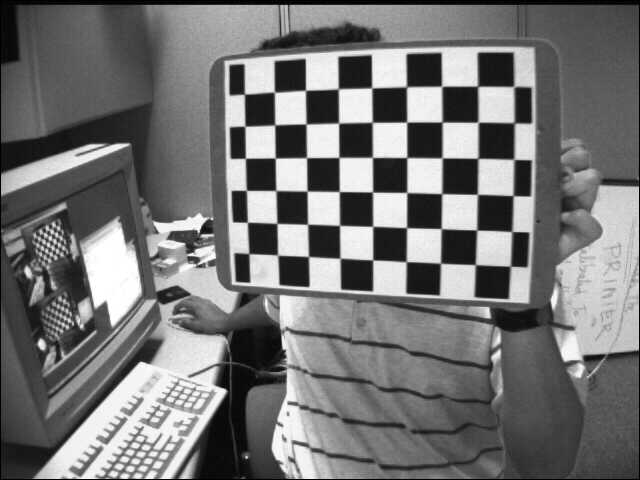
#> input picture Notes/class_9/left01.jpg, 640 x 480 px; its folder holds only this picture in this run
$ python rectify_stereo.py   (older library calls are emulated)
#> lines starting #> are read from the running program, lines starting #| are printed output that depends on the picture
## This is course material for Introduction to Modern Artificial Intelligence
## Class 9 Example code: rectify_stereo.py
## Author: Allen Y. Yang,  Intelligent Racing Inc.
##
## (c) Copyright 2020. Intelligent Racing Inc. Not permitted for commercial use
import numpy as np
import cv2
import os
from matplotlib import pyplot as plt

#打开文件,初始化存储数据
path = os.path.dirname(os.path.abspath(__file__))
data = np.load(path+'/stereo_parameters.npz')
#> (reads Notes/class_9/stereo_parameters.npz from the repository)
#修正前后数据
l_intrinsic = data['name1']
l_distortion = data['name2']
r_intrinsic = data['name3']
r_distortion = data['name4']
R = data['name5']
T = data['name6']
img_shape = tuple(data['name7'])
image_count = 14

# Initialize StereoSGBM stereo matching method
window_size = 3
min_disp = 16
num_disp = 112-min_disp
stereo = cv2.StereoSGBM_create(minDisparity = min_disp,
        numDisparities = num_disp,
        blockSize = 16,
        P1 = 8*3*window_size**2,
        P2 = 32*3*window_size**2,
        disp12MaxDiff = 1,
        uniquenessRatio = 10,
        speckleWindowSize = 100,
        speckleRange = 32)

# Compute the remap function to align the stereo images
rectify_scale = 1 # 0=full crop, 1=no crop
R1, R2, P1, P2, Q, roi1, roi2 = cv2.stereoRectify(l_intrinsic, l_distortion, r_intrinsic, r_distortion, (640, 480), R, T, alpha = rectify_scale)
left_maps = cv2.initUndistortRectifyMap(l_intrinsic, l_distortion, R1, P1, img_shape, cv2.CV_16SC2)
right_maps = cv2.initUndistortRectifyMap(r_intrinsic, r_distortion, R2, P2, img_shape, cv2.CV_16SC2)

for i in range(image_count):
    left_filename = path + '/left{:0>2d}'.format(i+1) + '.jpg'
    right_filename = path + '/right{:0>2d}'.format(i+1) + '.jpg'

    img_l = cv2.imread(left_filename, 0)
#> img_l is the input picture: shape (480, 640); min 0, max 255, mean 116.6
    img_r = cv2.imread(right_filename, 0)

    # Wrap left and right images to rectify
    left_img_remap = cv2.remap(img_l, left_maps[0], left_maps[1], cv2.INTER_LANCZOS4)
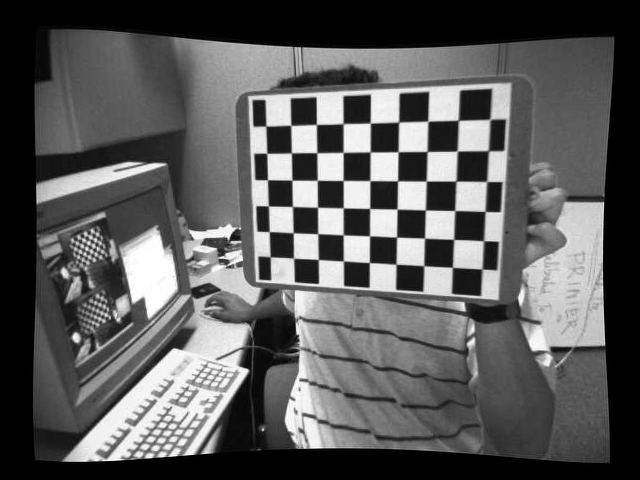
#> left_img_remap: shape (480, 640); min 0, max 255, mean 90.4
    right_img_remap = cv2.remap(img_r, right_maps[0], right_maps[1], cv2.INTER_LANCZOS4)
#> right_img_remap: shape (480, 640); every value is 0

    # display_window is for visualizing the stereo pair after rectification
    display_window = np.concatenate((left_img_remap, right_img_remap), axis = 1)
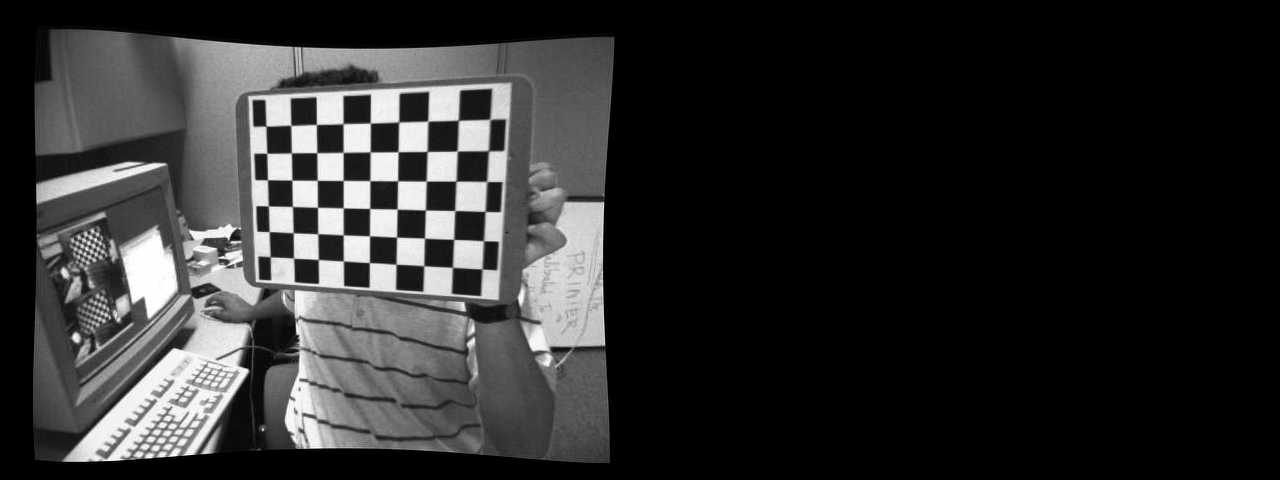
#> display_window: shape (480, 1280); min 0, max 255, mean 45.2
    display_window = cv2.cvtColor(display_window, cv2.COLOR_GRAY2BGR)
#> display_window: shape (480, 1280, 3)

    # Draw lines parallel to baseline
    for j in range(0, img_shape[1], 20):
        cv2.line(display_window, (0, j), (img_shape[0]+img_shape[0], j), (0, 255, 0), 1, 8)
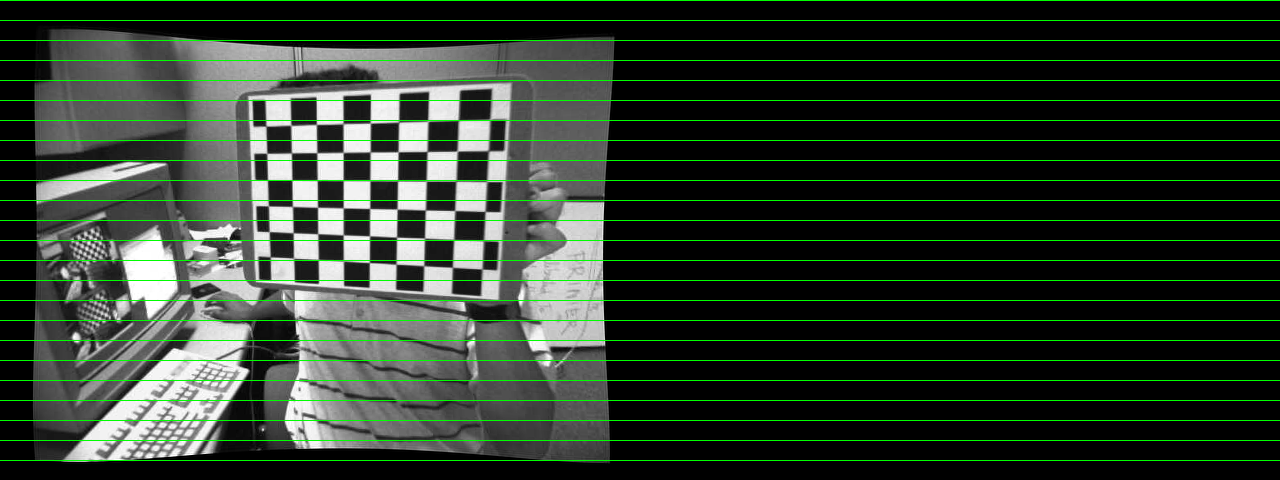
#> display_window: shape (480, 1280, 3); mean B, G, R 43, 55.7, 43

    cv2.imshow('stereo rectify', display_window)
    key = cv2.waitKey()
#> (key q is pressed here)
    if key == ord('q'):
        break

    # Compute the display the disparity
    disparity= stereo.compute(left_img_remap, right_img_remap)
    plt.imshow(disparity,'gray')
    plt.show()
